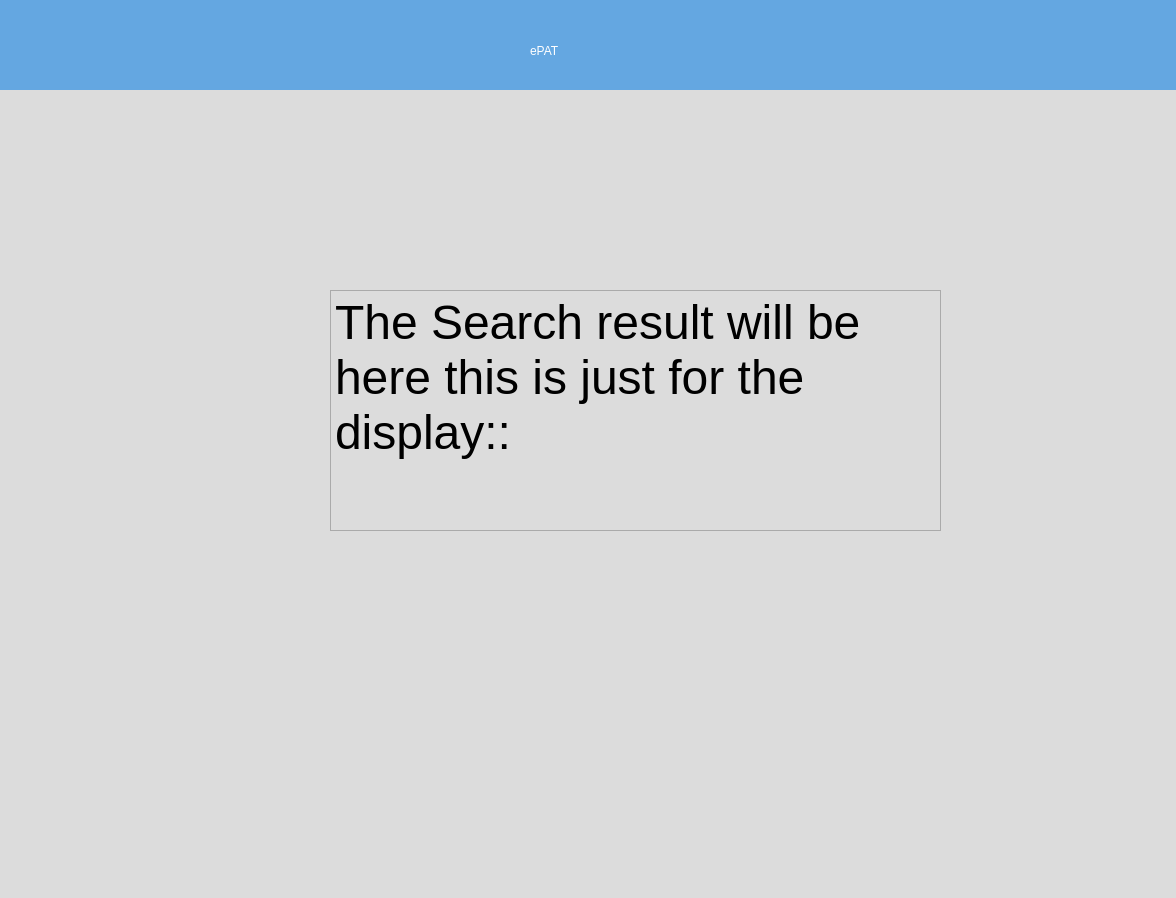
<?xml version="1.0" encoding="UTF-8"?>
<ui version="4.0">
 <class>Dialog</class>
 <widget class="QDialog" name="Dialog">
  <property name="geometry">
   <rect>
    <x>0</x>
    <y>0</y>
    <width>1176</width>
    <height>898</height>
   </rect>
  </property>
  <property name="windowTitle">
   <string>Dialog</string>
  </property>
  <widget class="QWidget" name="widget" native="true">
   <property name="geometry">
    <rect>
     <x>-20</x>
     <y>0</y>
     <width>1200</width>
     <height>900</height>
    </rect>
   </property>
   <property name="styleSheet">
    <string notr="true">background-color: rgb(220, 220, 220);</string>
   </property>
   <widget class="QWidget" name="widget_2" native="true">
    <property name="geometry">
     <rect>
      <x>10</x>
      <y>0</y>
      <width>1200</width>
      <height>90</height>
     </rect>
    </property>
    <property name="styleSheet">
     <string notr="true">background-color: rgb(100, 167, 225)</string>
    </property>
    <widget class="QLabel" name="label">
     <property name="geometry">
      <rect>
       <x>540</x>
       <y>20</y>
       <width>141</width>
       <height>61</height>
      </rect>
     </property>
     <property name="styleSheet">
      <string notr="true">font: 75 36pt &quot;Arial&quot;;
color: rgb(255, 255, 255);
</string>
     </property>
     <property name="text">
      <string>ePAT</string>
     </property>
    </widget>
   </widget>
   <widget class="QTextEdit" name="textEdit">
    <property name="geometry">
     <rect>
      <x>350</x>
      <y>290</y>
      <width>611</width>
      <height>241</height>
     </rect>
    </property>
    <property name="html">
     <string>&lt;!DOCTYPE HTML PUBLIC &quot;-//W3C//DTD HTML 4.0//EN&quot; &quot;http://www.w3.org/TR/REC-html40/strict.dtd&quot;&gt;
&lt;html&gt;&lt;head&gt;&lt;meta name=&quot;qrichtext&quot; content=&quot;1&quot; /&gt;&lt;style type=&quot;text/css&quot;&gt;
p, li { white-space: pre-wrap; }
&lt;/style&gt;&lt;/head&gt;&lt;body style=&quot; font-family:'MS Shell Dlg 2'; font-size:7.8pt; font-weight:400; font-style:normal;&quot;&gt;
&lt;p style=&quot; margin-top:0px; margin-bottom:0px; margin-left:0px; margin-right:0px; -qt-block-indent:0; text-indent:0px;&quot;&gt;&lt;span style=&quot; font-size:36pt;&quot;&gt;The Search result will be here this is just for the display:: &lt;/span&gt;&lt;/p&gt;&lt;/body&gt;&lt;/html&gt;</string>
    </property>
   </widget>
  </widget>
 </widget>
 <resources/>
 <connections/>
</ui>
